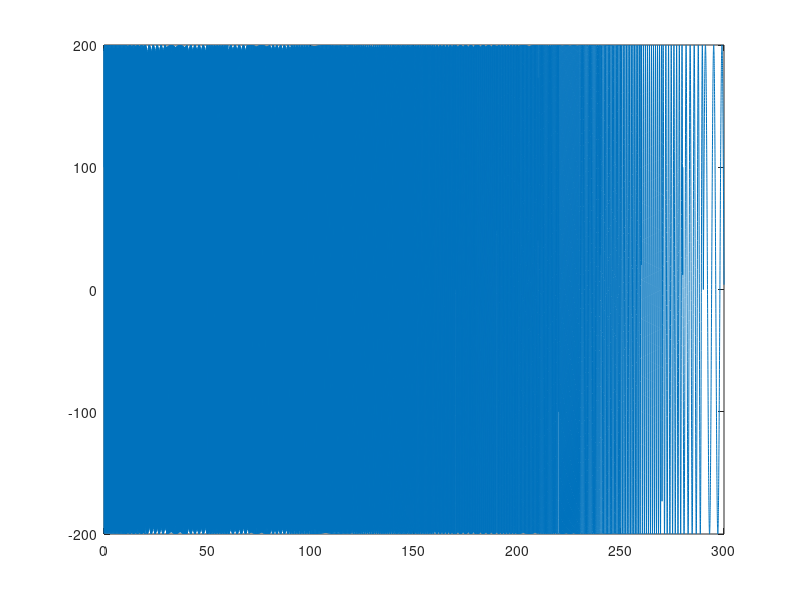

Source code (MATLAB):
%% Code to generate a csv file that contains a signal created by this script for use in APDL input excitation force
clear all

% input parameters
lt=300; %length of time
il=10; %interval length
A=200; %amplitude 

low=0.25; %low interval
high=8; %high interval

hf=high; %highest frequency
dt=1/(10*hf); %time step size

Fsteps=(high-low)/(lt/il); %freq step size
Tsteps=dt;
time=dt:Tsteps:il;
excel=[];
% create vector, then write to csv file.
for i=1:(lt/il) %how many intervals
        freq=low+Fsteps*(i-1);
        data=A*sin(time.*freq*2*pi);
        
        excel=[excel data];
end
timeTotal=dt:Tsteps:lt;
excel=fliplr(excel);
var=[timeTotal' excel'];

figure
plot(timeTotal,excel)

file='C:\ANSYS\Temp\Validation\DuffingValDec17\InverseExcelAmp.csv';
csvwrite(file,var);
